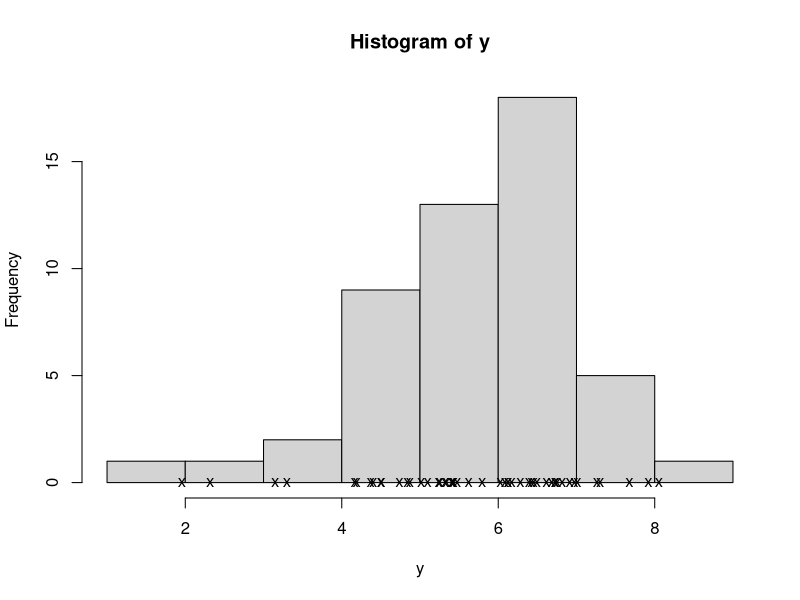
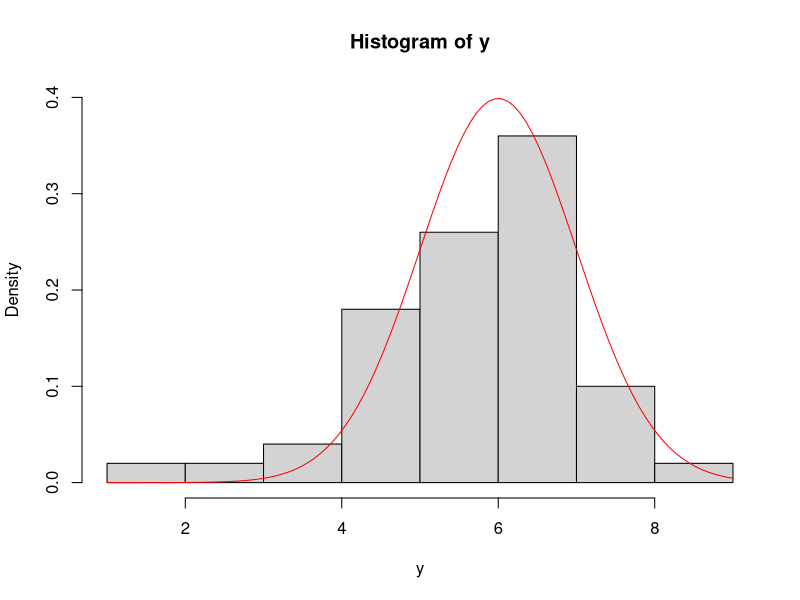
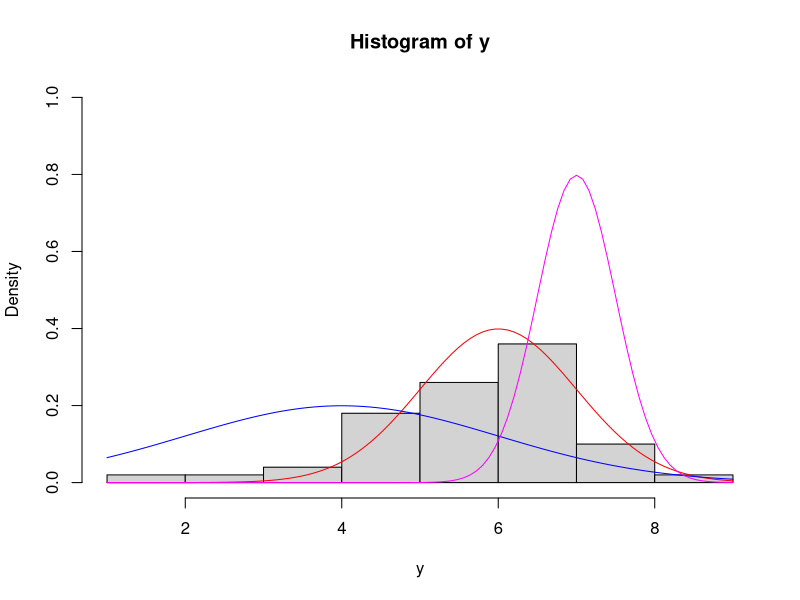

Recreate these plots in R, in order. (Note: this script raises an error after producing the figures.)
## ---- chunk 1

# the population (true) mean
mu.pop <- 5.5

# the population (true) standard deviation
sd.pop <- 1.6

# the sample size
n <- 50

# generate the data, after setting the random seed
set.seed(1)

y <- rnorm(n, mu.pop, sd.pop)

## ---- chunk 2

# sample mean and standard deviation
# mu.samp <- mean(y)
# sd.samp <- sd(y)

hist(y)
points(y, rep(0,n), pch = "x", col = "black")
# abline(v = mu.samp, col = "red", lty = 2)

## ---- chunk 3

# initial proposed values
mu.1 <- 6
sd.1 <- 1

# visualise this density function on the graph. We do this by asking how likely a sequence
# from say 0 to 10 for this example, and then plot the density function on the graph.

# draw the histogram as a probabbility density histogram 
# (rather than a frequency histogram)
hist(y, probability = TRUE, ylim = c(0, 0.4))

# use the curve() function to add and scale the density curve so it matches the
# scaling of the histogram.
curve(dnorm(x, mean = mu.1, sd = sd.1), add = T, col = "red")

## ---- chunk 4

# note the log = TRUE argument in call to dnorm()
like.1 <- sum(dnorm(y, mean = mu.1, sd = sd.1, log = TRUE))

## ---- chunk 5

# second guess
mu.2 <- 4
sd.2 <- 2

# third guess
mu.3 <- 7
sd.3 <- 0.5


# draw the histogram as a probabbility density histogram 
# (rather than a frequency histogram)
# I set a different y-axis limit here to make sure all 
# three of my density curves are plotted.
hist(y, probability = TRUE, ylim = c(0, 1))

# use the curve() function to add and scale the density curve so it matches the
# scaling of the histogram.
curve(dnorm(x, mean = mu.1, sd = sd.1), add = T, col = "red")
curve(dnorm(x, mean = mu.2, sd = sd.2), add = T, col = "blue")
curve(dnorm(x, mean = mu.3, sd = sd.3), add = T, col = "magenta")

## ---- chunk 6

# note the log = TRUE argument in call to dnorm()
like.2 <- sum(dnorm(y, mean = mu.2, sd = sd.2, log = TRUE))
like.3 <- sum(dnorm(y, mean = mu.3, sd = sd.3, log = TRUE))

# bundle these up for pretty printing to screen
three_guesses <- data.frame( model = 1:3, 
                             mu = c(mu.1, mu.2, mu.3),
                             sd = c(sd.1, sd.2, sd.3),
                             LogLik = round(c(like.1, like.2, like.3),2))


# print out data.frame to screen nicely
knitr::kable(three_guesses)

## ---- chunk 7

# our set of means to try
mu.alternative <- seq(0, 10, 0.1)

# set up an empty vector in which to store our results
loglik_results <- numeric(length(mu.alternative))

# loop and evaluate the log-likelihood function

for (i in 1:length(mu.alternative)) {
  
  loglik_results[i] <- sum(dnorm(y, mean = mu.alternative[i], sd = sd.samp, log = TRUE))
    
}

# plot the log-likelihood of our guesses for each value of mu we tried
plot(loglik_results ~ mu.alternative, bty = "L", las = 1, type = "l")

# there is a clear maximum to this function we graphed so we can 
# find the index of the corresponding value, return the mean that generated it, 
# and add a line to the plot to illustrate it.
max_like_idx <- which.max(loglik_results)

# and the corresponding mean that is associated with this value
mu.max_like <- mu.alternative[max_like_idx]

# add the line
abline(v = mu.max_like, col = "red", lty = 2)

## ---- chunk 8

# The sample mean is calculated as
print(paste("Sample mean:", round(mu.samp,2)))


# our guess using our loop and maximum likelihood approach is
print(paste("Our maximum likelihood mean:", round(mu.max_like,2)))


# the difference between them is
print(paste("Difference between the esimates:", round(mu.samp - mu.max_like,2)))
## ---- chunk 9

# Define our own objective function based on the
# negative log likelihood as above. I have hard coded the 
# standard deviation to be equal to sd.samp

optfun <- function(par) {
  -sum(dnorm(y, mean = par[1], sd = sd.samp), log = TRUE)
}

# make an initial guess at where the mean might be
initial.mu <- 5

# optimise 
mu_optimised <- nlminb(c(initial.mu), optfun)

print(mu_optimised)

